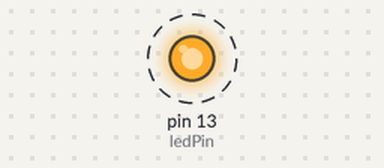
This sketch was run on a simulated Arduino Uno, built with avr-gcc and run on an emulated ATmega328P. On the bench: output pins drawn as LEDs (lit = HIGH). Dashed ring = blinking.

Above: at 0.02 s.
Timing chart, 0 to 3.0 s (numbered marks = the images above):
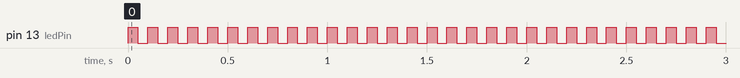

The sketch:

LED.ino
```cpp
/*
 * LED Blink
 *
 * Flashes the on-board LED on pin 13 at 10 Hz (50 ms on, 50 ms off).
 *
 * Created by Ashivni Shekhawat
 */

const int ledPin = 13;  // on-board LED on most Arduino boards

void setup() {
  pinMode(ledPin, OUTPUT);
}

void loop() {
  digitalWrite(ledPin, HIGH);  // LED on
  delay(50);
  digitalWrite(ledPin, LOW);   // LED off
  delay(50);
}
```

Measured:
- by itself, pin 13 (ledPin): alternates HIGH for 0.05 s and LOW for 0.05 s
